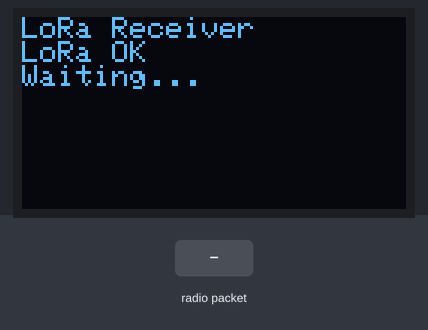
Recording of a sketch running on a simulated Arduino Mega 2560, built for the host (arithmetic inside an expression is 32-bit, double 64-bit). On the bench: 128×64 one-colour display. Inputs (shaded band) come from the test bench. No radio packets arrive unless stated; what the sketch prints to the serial monitor is not drawn.

Above: at 1.3 s.
1.4 s: radio packet "1" arrives
At 2.6 s:
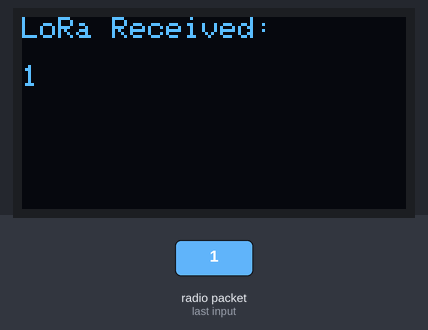
2.9 s: radio packet "0" arrives
At 3.8 s:
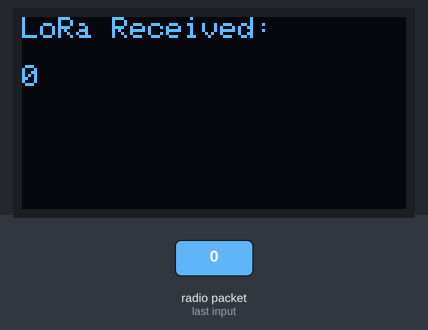
4.4 s: radio packet "2" arrives
Timing chart, 0 to 7.4 s (numbered marks = the images above; inputs shaded):
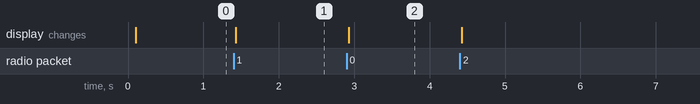

The sketch:

07_Kit3_DHT_AQ_Lora_Rx.ino
```cpp
#include <SPI.h>
#include <LoRa.h>
#include <Wire.h>
#include <Adafruit_GFX.h>
#include <Adafruit_SSD1306.h>

// --- OLED ---
#define SCREEN_WIDTH 128
#define SCREEN_HEIGHT 64
#define OLED_RESET -1

Adafruit_SSD1306 display(SCREEN_WIDTH, SCREEN_HEIGHT, &Wire, OLED_RESET);

// --- LoRa Pins ---
#define LORA_SCK   18
#define LORA_MISO  19
#define LORA_MOSI  23
#define LORA_SS    5
#define LORA_RST   14
#define LORA_DIO0  22

void setup() {
  Serial.begin(9600);

  // OLED
  display.begin(SSD1306_SWITCHCAPVCC, 0x3C);
  display.clearDisplay();
  display.setTextColor(SSD1306_WHITE);
  display.setTextSize(1);
  display.setCursor(0, 0);
  display.println("LoRa Receiver");
  display.display();

  // LoRa
  SPI.begin(LORA_SCK, LORA_MISO, LORA_MOSI, LORA_SS);
  LoRa.setPins(LORA_SS, LORA_RST, LORA_DIO0);

  if (!LoRa.begin(433E6)) {
    Serial.println("LoRa failed!");

    display.println("LoRa failed!");
    display.display();

    while (true);
  }

  Serial.println("LoRa Receiver Ready");

  display.println("LoRa OK");
  display.println("Waiting...");
  display.display();
}

void loop() {

  // Check for LoRa packet
  int packetSize = LoRa.parsePacket();

  if (packetSize) {

    String message = "";

    // Read received message
    while (LoRa.available()) {
      message += (char)LoRa.read();
    }

    // Serial Monitor
    Serial.print("Received: ");
    Serial.println(message);

    // Display on OLED
    display.clearDisplay();
    display.setCursor(0, 0);

    display.println("LoRa Received:");
    display.println();
    display.println(message);

    display.display();
  }
}
```

Measured:
- after the input at 1.4 s, the display: changes at once (image 1)
- after the input at 2.9 s, the display: changes at once (image 2)
